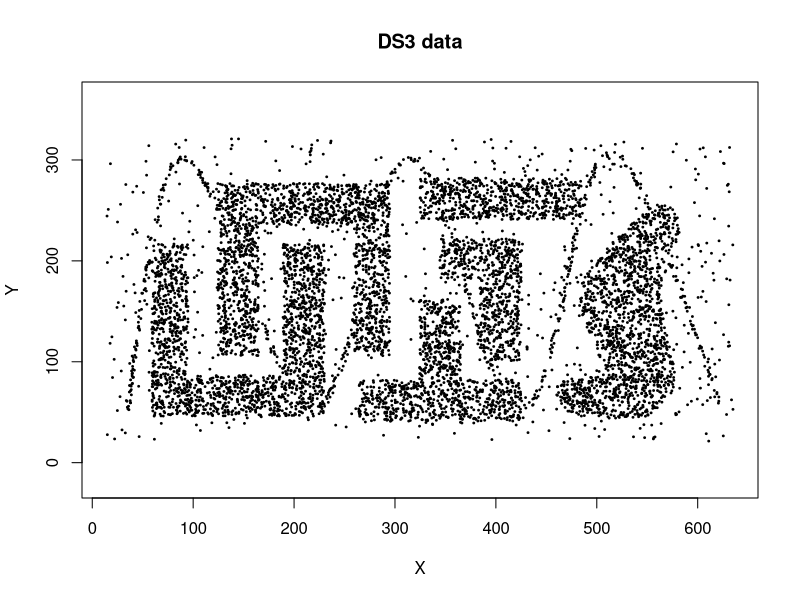
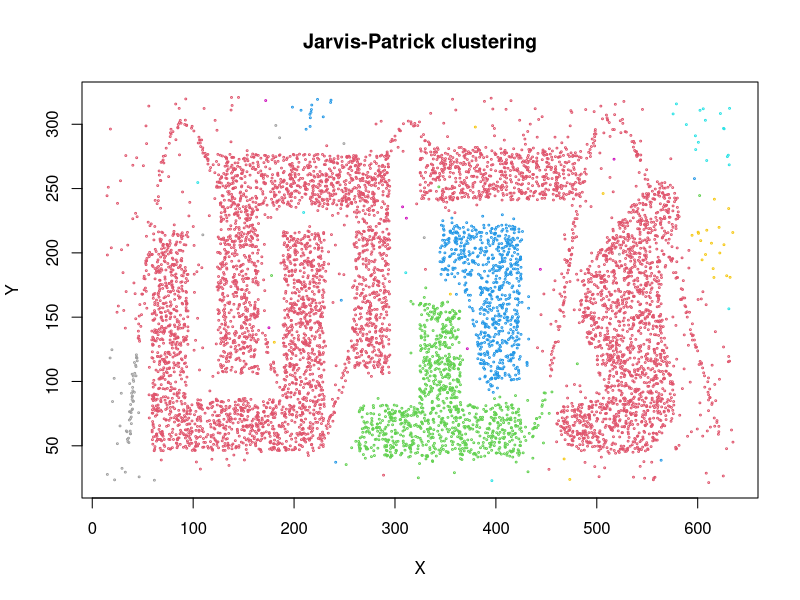
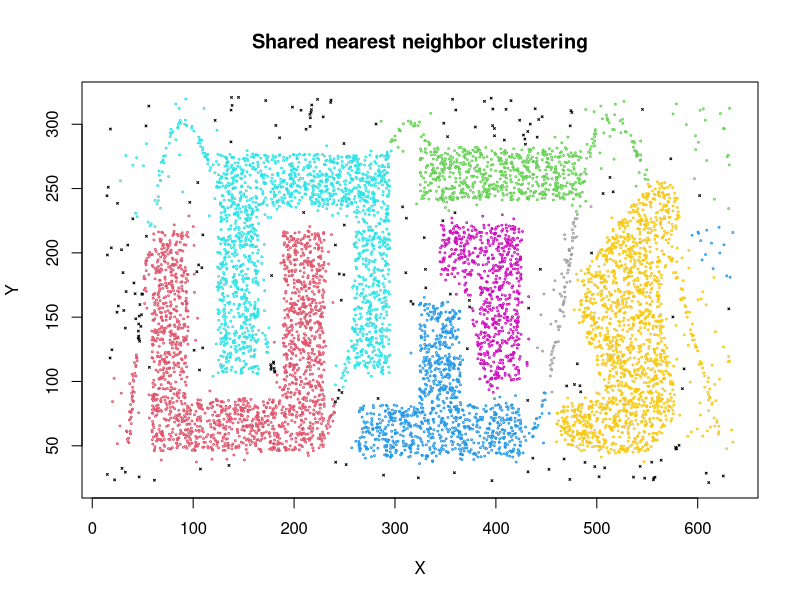

The R source for these figures, in order:
## ---- chunk 1
knitr::opts_chunk$set(
  collapse = TRUE,
  comment = "#>",
  fig.width = 6,
  fig.height = 4
)
library(dbscan)
## ---- chunk 2
data("DS3")
x <- as.matrix(DS3)

plot(x, pch = 19, cex = 0.25, asp = 1, main = "DS3 data")
## ---- chunk 3
jp <- jpclust(x, k = 20, kt = 12)
c(clusters = ncluster(jp), noise = nnoise(jp))
## ---- chunk 4
names(jp)
jp$param
head(jp$cluster)
## ---- chunk 5
clplot(x, jp, cex = 0.25, main = "Jarvis-Patrick clustering")
## ---- chunk 6
jp_settings <- c(10, 12, 14)
jp_fits <- lapply(
  jp_settings,
  function(threshold) jpclust(x, k = 20, kt = threshold)
)

data.frame(
  kt = jp_settings,
  clusters = vapply(jp_fits, ncluster, integer(1)),
  singleton_clusters = vapply(
    jp_fits,
    function(fit) sum(table(fit$cluster) == 1L),
    integer(1)
  )
)
## ---- chunk 7
snn <- sNNclust(x, k = 20, eps = 7, minPts = 16)
snn
## ---- chunk 8
clplot(x, snn, cex = 0.25, main = "Shared nearest neighbor clustering")
## ---- chunk 9
snn_settings <- data.frame(
  eps = c(5, 7, 9),
  minPts = c(16, 16, 16)
)

snn_fits <- lapply(
  seq_len(nrow(snn_settings)),
  function(i) sNNclust(
    x,
    k = 20,
    eps = snn_settings$eps[i],
    minPts = snn_settings$minPts[i]
  )
)

transform(
  snn_settings,
  clusters = vapply(snn_fits, ncluster, integer(1)),
  noise = vapply(snn_fits, nnoise, integer(1))
)
## ---- chunk 10
nn <- kNN(x, k = 30)

jp_from_nn <- jpclust(nn, k = 20, kt = 12)
snn_from_nn <- sNNclust(nn, k = 20, eps = 7, minPts = 16)

c(
  jp_same = identical(jp$cluster, jp_from_nn$cluster),
  snn_same = identical(snn$cluster, snn_from_nn$cluster)
)
## ---- chunk 11
shared_nn <- sNN(nn, k = 20, jp = TRUE, sort = FALSE)
shared_nn
table(shared_nn$shared)
